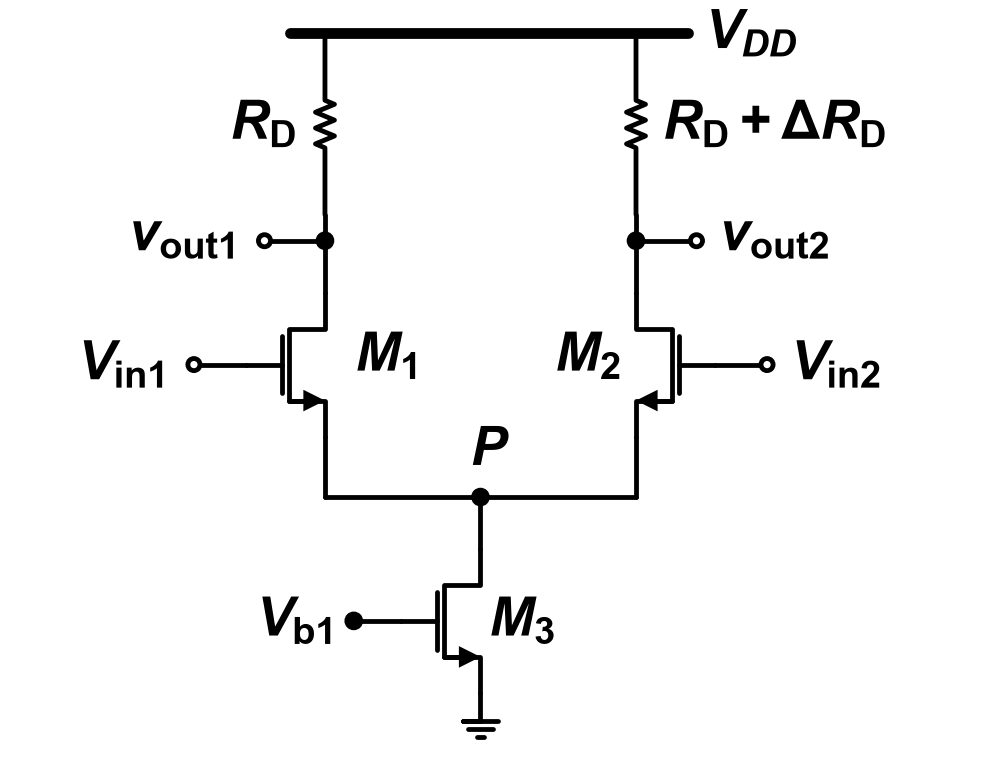

Generate this figure with Python:
"""2017-1 중간 (D반) Q6 — 기준: Q6.md '회로 — Fig Q6'."""
import schemdraw.elements as elm
from schem_style import OPEN_R, Resistor, dot, gate_terminal, new_drawing, nmos, rail

GAP = 0.2       # 소자 라벨과 기호 사이 간격
RAIL_Y = 8.5    # V_DD 레일 높이


def open_terminal(d, at, label, length, right=False):
    """가로선을 긋고 끝에 개방 원과 라벨."""
    line = elm.Line().at(at).length(length)
    d.add(line.right() if right else line.left())
    d.add(elm.Dot(open=True, radius=OPEN_R).label(label, "right" if right else "left", ofst=GAP))


def draw():
    d = new_drawing()
    xl, xr = 0.0, 3.6
    xm = (xl + xr) / 2
    rail(d, (xl - 0.4, RAIL_Y), (xr + 0.6, RAIL_Y))
    d.add(elm.Label().right().at((xr + 0.7, RAIL_Y - 0.1)).label(r"$V_{DD}$", halign="left"))
    # 레일에 매달린 두 세로 저항 → vout 접속점 (출력 원은 바깥쪽)
    rd1 = d.add(Resistor().down().at((xl, RAIL_Y)).length(2.1).label(r"$R_\mathrm{D}$", "top", ofst=GAP))
    rd2 = d.add(Resistor().down().at((xr, RAIL_Y)).length(2.1)
                .label(r"$R_\mathrm{D} + \Delta R_\mathrm{D}$", "bottom", ofst=GAP))
    d.add(elm.Line().down().at(rd1.end).length(0.3)); vo1 = dot(d)
    d.add(elm.Line().down().at(rd2.end).length(0.3)); vo2 = dot(d)
    open_terminal(d, vo1.center, r"$v_\mathrm{out1}$", 0.7)
    open_terminal(d, vo2.center, r"$v_\mathrm{out2}$", 0.7, right=True)
    # 입력 쌍: M1 보통, M2 좌우 반전
    d.add(elm.Line().down().at(vo1.center).length(0.6))
    m1 = nmos(d, at=d.here, anchor="drain")
    d.add(elm.Line().down().at(vo2.center).length(0.6))
    m2 = nmos(d, at=d.here, anchor="drain", mirror=True)
    d.add(elm.Label().right().at((xl + 0.25, m1.center.y)).label(r"$M_\mathrm{1}$", halign="left"))
    d.add(elm.Label().right().at((xr - 0.25, m2.center.y)).label(r"$M_\mathrm{2}$", halign="right"))
    open_terminal(d, m1.gate, r"$V_\mathrm{in1}$", 0.6)
    open_terminal(d, m2.gate, r"$V_\mathrm{in2}$", 0.6, right=True)
    # 두 소스 → 아래 → 가운데 P (라벨은 점 위) → M3 → 접지
    yt = m1.source.y - 0.7
    d.add(elm.Line().down().at(m1.source).toy(yt))
    d.add(elm.Line().right().tox(xm)); p = dot(d)
    d.add(elm.Line().right().tox(xr))
    d.add(elm.Line().up().toy(m2.source.y))
    d.add(elm.Label().right().at((xm, yt + 0.2)).label(r"$P$", halign="center", valign="bottom"))
    d.add(elm.Line().down().at(p.center).length(0.6))
    m3 = nmos(d, at=d.here, anchor="drain", label=r"$M_\mathrm{3}$")
    gate_terminal(d, m3.gate, r"$V_\mathrm{b1}$")
    d.add(elm.Ground().at(m3.source).scale(0.8))
    return d
